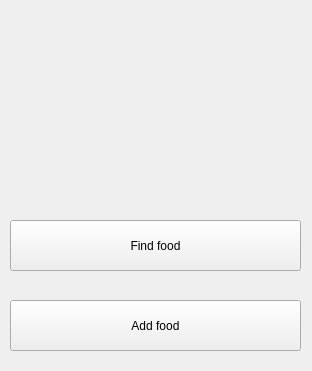
<?xml version="1.0" encoding="UTF-8"?>
<ui version="4.0">
 <class>MainWindow</class>
 <widget class="QMainWindow" name="MainWindow">
  <property name="geometry">
   <rect>
    <x>0</x>
    <y>0</y>
    <width>312</width>
    <height>371</height>
   </rect>
  </property>
  <property name="windowTitle">
   <string>CookBook</string>
  </property>
  <widget class="QWidget" name="centralwidget">
   <widget class="QPushButton" name="findB">
    <property name="geometry">
     <rect>
      <x>10</x>
      <y>220</y>
      <width>291</width>
      <height>51</height>
     </rect>
    </property>
    <property name="text">
     <string>Find food</string>
    </property>
   </widget>
   <widget class="QPushButton" name="addB">
    <property name="geometry">
     <rect>
      <x>10</x>
      <y>300</y>
      <width>291</width>
      <height>51</height>
     </rect>
    </property>
    <property name="text">
     <string>Add food</string>
    </property>
   </widget>
  </widget>
 </widget>
 <resources/>
 <connections/>
</ui>
